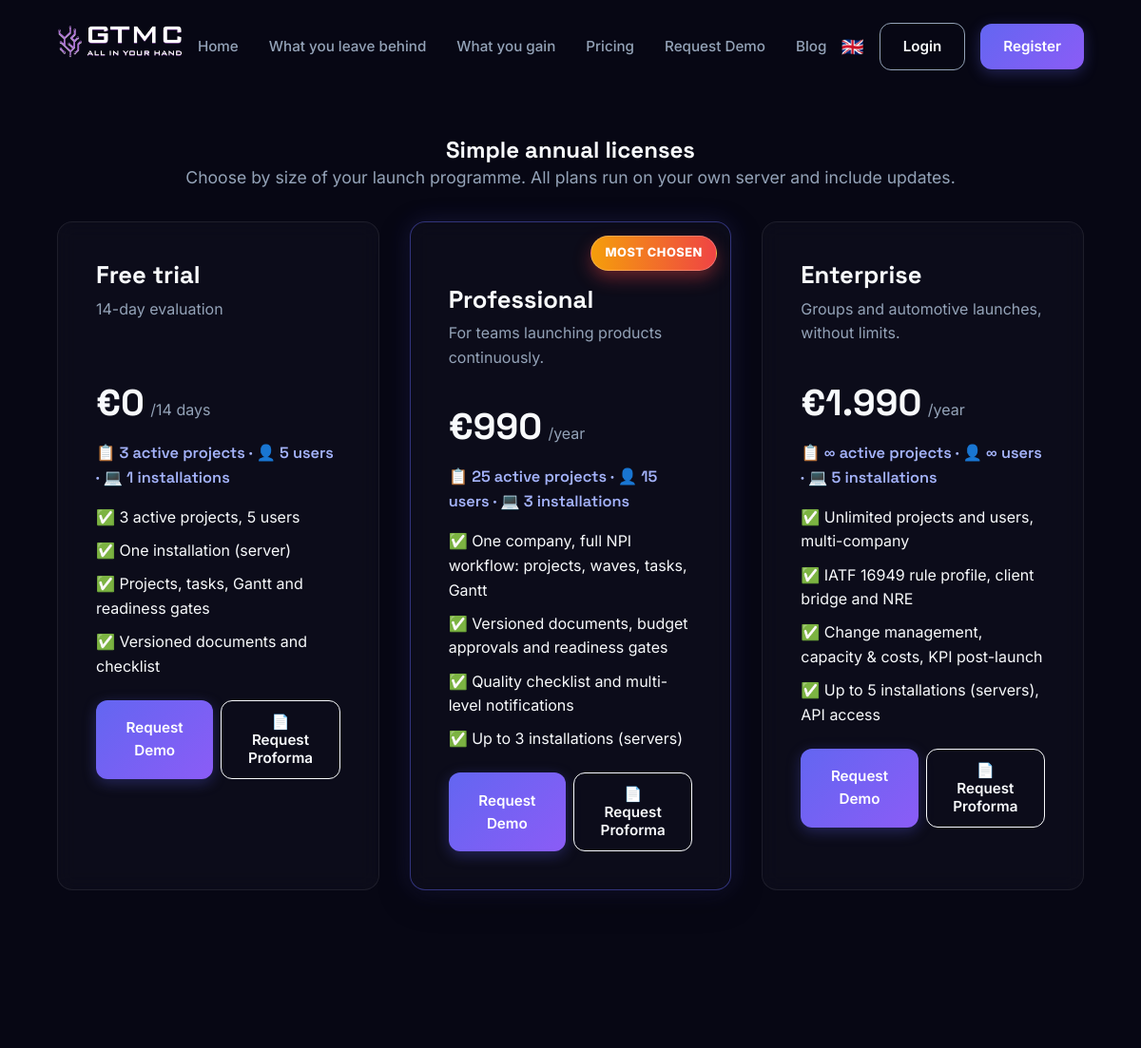
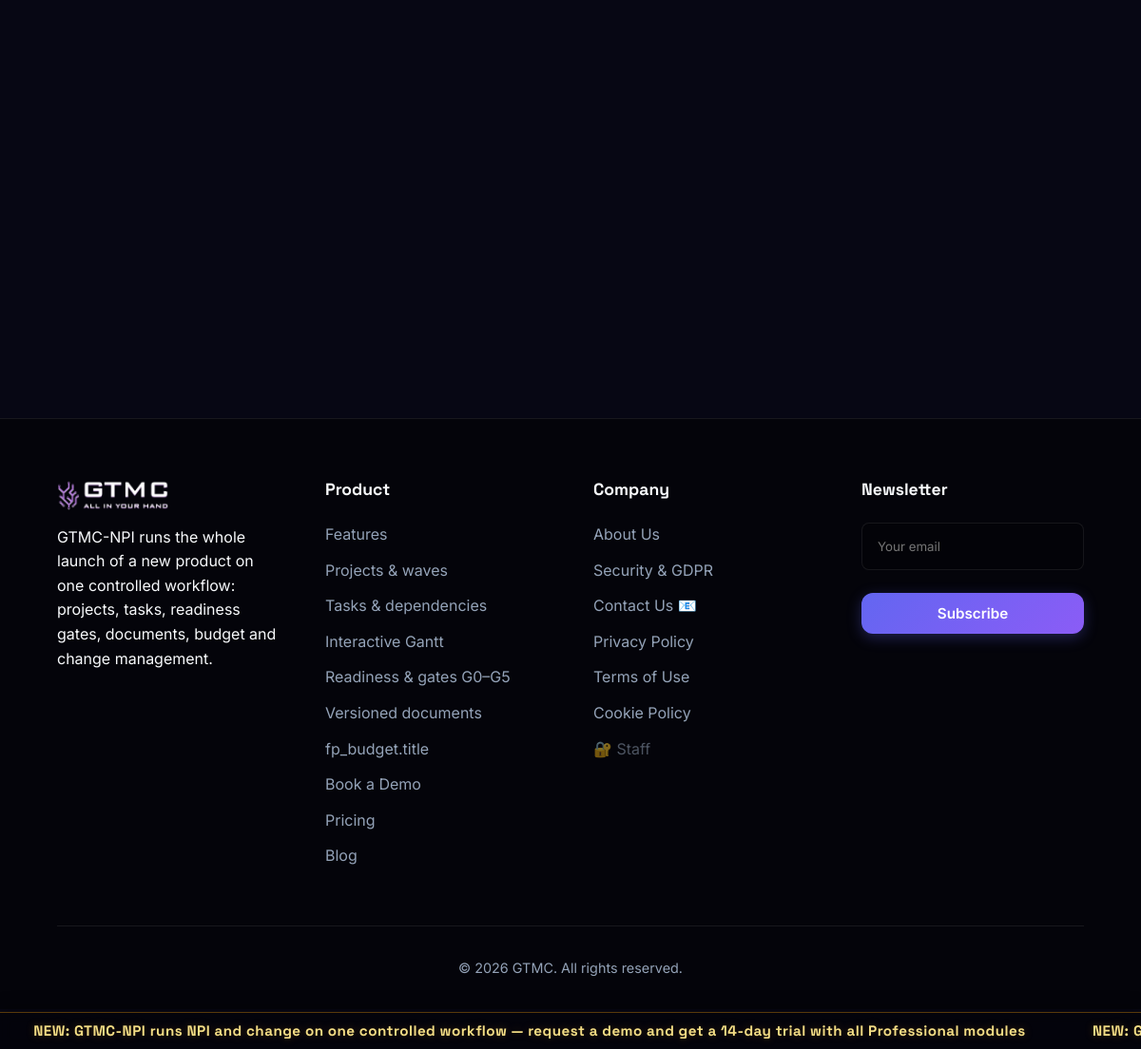
/pricing.php, run on the app's committed database (2 pictures, top to bottom).
### tables this page shows
CREATE TABLE IF NOT EXISTS `plans` (
    `id` INT AUTO_INCREMENT PRIMARY KEY,
    `product_id` INT NOT NULL,
    `slug` VARCHAR(50) NOT NULL COMMENT 'trial | professional | enterprise',
    `name` VARCHAR(100) NOT NULL,
    `price_eur` DECIMAL(10,2) NOT NULL DEFAULT 0,
    `billing_period` VARCHAR(20) NOT NULL DEFAULT 'year',
    `max_projects` INT DEFAULT NULL COMMENT 'Progetti NPI attivi; NULL = illimitati',
    `max_users` INT DEFAULT NULL COMMENT 'Utenti dell''app; NULL = illimitati',
    `max_activations` INT DEFAULT NULL COMMENT 'Installazioni (server) incluse nel piano',
    `sort_order` INT NOT NULL DEFAULT 0,
    `is_active` TINYINT(1) NOT NULL DEFAULT 1,
    `features` TEXT DEFAULT NULL,

    UNIQUE KEY `uq_plans_slug` (`slug`),
    INDEX `ix_plans_product` (`product_id`),
    INDEX `ix_plans_active_sort` (`is_active`, `sort_order`),

    CONSTRAINT `fk_plans_product` FOREIGN KEY (`product_id`)
        REFERENCES `products` (`id`) ON DELETE CASCADE ON UPDATE CASCADE
);

### includes/i18n.php (called while the page is built, shortened)
<?php
$_translations = [];
$_current_lang = DEFAULT_LANG;
function init_lang() {
    global $_current_lang, $_translations;
    $file = __DIR__ . '/../i18n/' . $_current_lang . '.json';
    if (file_exists($file)) {
        $_translations = json_decode(file_get_contents($file), true) ?: [];
    }
}
function _t_lookup($translations, $key) {
    $value = $translations;
    foreach (explode('.', $key) as $part) {
        if (is_array($value) && isset($value[$part])) {
            $value = $value[$part];
        } else {
            return null;
        }
    }
    return is_string($value) ? $value : null;
}
function t($key) {
    global $_translations, $_current_lang;
    $value = _t_lookup($_translations, $key);
    if ($value !== null) return $value;
    return $key;
}
function get_lang() {
    global $_current_lang;
    return $_current_lang;
}

### includes/auth.php (called while the page is built, shortened)
<?php
require_once __DIR__ . '/db.php';
function is_logged_in() {
    return isset($_SESSION['user_id']);
}

### includes/license_pricing.php (called while the page is built, shortened)
<?php
require_once __DIR__ . '/db.php';
function pricing_defaults() {
    return [
        'trial' => [
            'tier' => 'trial',
            'price_eur' => 0.00,
            'currency' => 'EUR',
            'billing_period' => 'trial',
            'max_projects' => 3,
            'max_users' => 5,
            'max_activations' => 1,
            'sort_order' => 0,
        ],
        'professional' => [
            'tier' => 'professional',
            'price_eur' => 990.00,
            'currency' => 'EUR',
            'billing_period' => 'year',
            'max_projects' => 25,
            'max_users' => 15,
            'max_activations' => 3,
            'sort_order' => 20,
        ],
        'enterprise' => [
            'tier' => 'enterprise',
            'price_eur' => 1990.00,
            'currency' => 'EUR',
            'billing_period' => 'year',
            'max_projects' => null,
            'max_users' => null,
            'max_activations' => 5,
            'sort_order' => 30,
        ],
    ];
}
function get_license_prices() {
    $prices = pricing_defaults();
    try {
        $rows = db_fetch_all("SELECT p.slug, p.price_eur, p.billing_period, p.sort_order, p.features,
                                     p.max_projects, p.max_users, p.max_activations
                              FROM plans p
                              JOIN products pr ON pr.id = p.product_id
                              WHERE pr.slug = 'npi' AND p.is_active = 1
                              ORDER BY p.sort_order ASC");
        foreach ($rows as $r) {
            $tier = $r['slug'];
            $prices[$tier]['price_eur'] = (float)$r['price_eur'];
            $prices[$tier]['currency'] = 'EUR';
            $prices[$tier]['billing_period'] = $r['billing_period'];
            $prices[$tier]['sort_order'] = (int)$r['sort_order'];
            $prices[$tier]['features'] = $r['features'] ? json_decode($r['features'], true) : [];
            $prices[$tier]['max_projects'] = array_key_exists('max_projects', $r) && $r['max_projects'] !== null ? (int)$r['max_projects'] : (pricing_defaults()[$tier]['max_projects'] ?? null);
            $prices[$tier]['max_users'] = array_key_exists('max_users', $r) && $r['max_users'] !== null ? (int)$r['max_users'] : (pricing_defaults()[$tier]['max_users'] ?? null);
            $prices[$tier]['max_activations'] = array_key_exists('max_activations', $r) && $r['max_activations'] !== null ? (int)$r['max_activations'] : (pricing_defaults()[$tier]['max_activations'] ?? null);
        }
    } catch (Exception $e) {
        error_log('get_license_prices: ' . $e->getMessage());
    }
    uasort($prices, function ($a, $b) {
        return $a['sort_order'] <=> $b['sort_order'];
    });
    return $prices;
}

### includes/db.php (called while the page is built, shortened)
<?php
require_once __DIR__ . '/config.php';
function get_db() {
    static $pdo = null;
    if ($pdo === null) {
        try {
            $dsn = 'mysql:host=' . DB_HOST . ';dbname=' . DB_NAME . ';charset=utf8mb4';
            $pdo = new PDO($dsn, DB_USER, DB_PASS, [
                PDO::ATTR_ERRMODE => PDO::ERRMODE_EXCEPTION,
                PDO::ATTR_DEFAULT_FETCH_MODE => PDO::FETCH_ASSOC,
                PDO::ATTR_EMULATE_PREPARES => false
            ]);
        } catch (PDOException $e) {
            error_log("GTMC-NPI DB connection failed: " . $e->getMessage());
            http_response_code(503);
            die('<div style="text-align:center;padding:4rem;font-family:sans-serif;color:#e2e8f0;background:#0f172a;min-height:100vh;display:flex;align-items:center;justify-content:center;"><div><h2 style="color:#f87171;">Service Temporarily Unavailable</h2><p style="color:#94a3b8;margin-top:1rem;">We are experiencing technical difficulties. Please try again later.</p></div></div>');
        }
    }
    return $pdo;
}
function db_query($sql, $params = []) {
    $stmt = get_db()->prepare($sql);
    $stmt->execute($params);
    return $stmt;
}
function db_fetch_all($sql, $params = []) {
    return db_query($sql, $params)->fetchAll();
}

### includes/config.php (called while the page is built, shortened)
<?php
function env($key, $default = '') {
    $v = $_ENV[$key] ?? getenv($key);
    return ($v === false || $v === null || $v === '') ? $default : $v;
}

### pricing.php (the view, shortened to what this page needs)
<?php
require_once __DIR__ . '/includes/config.php';
require_once __DIR__ . '/includes/i18n.php';
require_once __DIR__ . '/includes/auth.php';
require_once __DIR__ . '/includes/license_pricing.php';
$prices = get_license_prices();
require __DIR__ . '/includes/header.php';
?>
<section style="padding-top: 9rem; padding-bottom: 2rem;">
    <div class="section-heading reveal" style="margin-bottom: 2rem;">
        <h1><?= htmlspecialchars(t('pricing.title')) ?></h1>
        <p><?= htmlspecialchars(t('pricing.subtitle')) ?></p>
    </div>
    <div class="grid-3">
        <?php foreach ($prices as $tier => $row): ?>
            <?php
            $isProfessional = ($tier === 'professional');
            $price = number_format((float)$row['price_eur'], 0, ',', '.');
            $key_prefix = $tier;
            if ($tier === 'professional') $key_prefix = 'prof';
            if ($tier === 'enterprise') $key_prefix = 'ent';
            ?>
            <article class="glass-card reveal<?= $isProfessional ? ' pricing-card-professional' : '' ?>" style="position: relative; overflow: hidden;">
                <?php if ($isProfessional): ?>
                    <span class="pricing-ribbon-highlight"><?= htmlspecialchars(t('pricing.professional_promo_badge')) ?></span>
                <?php endif; ?>
                <h3 style="font-size:1.6rem; margin-bottom:0.5rem;"><?= htmlspecialchars(t('pricing.' . $tier . '_name')) ?></h3>
                <p style="color:var(--text-muted); min-height:3.5rem;"><?= htmlspecialchars(t('pricing.' . $tier . '_desc')) ?></p>
                <div style="margin:1.5rem 0 0.6rem; display:flex; align-items:baseline; gap:0.4rem;">
                    <span style="font-size:2.4rem; font-family:var(--font-display); font-weight:700;">€<?= $price ?></span>
                    <span style="color:var(--text-muted);">/<?= htmlspecialchars(t('pricing.period_' . $row['billing_period'])) ?></span>
                </div>
                <?php
                $fmt_limit = fn($v) => $v !== null && (int)$v > 0 ? (int)$v : '∞';
                $limits_line = '📋 ' . $fmt_limit($row['max_projects'] ?? null) . ' ' . htmlspecialchars(t('pricing.limit_projects'))
                    . ' · 👤 ' . $fmt_limit($row['max_users'] ?? null) . ' ' . htmlspecialchars(t('pricing.limit_users'))
                    . ' · 💻 ' . (int)($row['max_activations'] ?? 1) . ' ' . htmlspecialchars(t('pricing.limit_stations'));
                ?>
                <p style="margin:0 0 1rem; font-family:var(--font-display); font-weight:600; font-size:1.02rem; color:#a5b4fc;"><?= $limits_line ?></p>
                <ul style="list-style:none; display:grid; gap:0.6rem; margin-bottom:1.4rem; color:var(--text-main);">
                    <?php for ($i = 1; $i <= 4; $i++): ?>
                    <li>✅ <?= htmlspecialchars(t('pricing.' . $key_prefix . '_feature_' . $i)) ?></li>
                    <?php endfor; ?>
                </ul>
                <div style="display: flex; gap: 0.5rem; flex-wrap: wrap;">
                    <a href="/demo" class="btn btn-primary" style="flex:1; text-align:center;">
                        <?= htmlspecialchars(t('pricing.cta_request')) ?>
                    </a>
                    <button type="button" class="btn btn-outline js-proforma" style="flex:1; text-align:center; border-color: var(--accent); color: var(--accent);"
                            data-plan="<?= htmlspecialchars($tier) ?>"
                            data-name="<?= htmlspecialchars(t('pricing.' . $tier . '_name')) ?>"
                            data-price="<?= htmlspecialchars($price) ?>">
                        📄 <?= htmlspecialchars(t('pricing.request_proforma')) ?>
                    </button>
                </div>
            </article>
        <?php endforeach; ?>
    </div>
</section>
<?php require __DIR__ . '/includes/footer.php'; ?>

### includes/header.php (shortened to what this page needs)
<!DOCTYPE html>
<html lang="<?= get_lang() ?>">
<head>
    <link rel="stylesheet" href="/static/css/style.css?v=20261023a">
</head>
<body>
    <nav class="navbar" id="navbar">
        <a href="/" class="nav-brand"><img src="/static/images/logo.png" alt="GTMC-NPI" style="height:36px; filter: invert(1);"></a>
        <ul class="nav-links" id="navLinks">
            <li><a href="/"><?= t('nav.home') ?></a></li>
            <li><a href="/#ramuri"><?= t('sv.leave_title') ?></a></li>
            <li><a href="/#castiga"><?= t('sv.gain_title') ?></a></li>
            <li><a href="/pricing"><?= t('nav.pricing') ?></a></li>
            <li><a href="/demo?from=<?= urlencode($_SERVER['REQUEST_URI'] ?? '/') ?>"><?= t('nav.demo') ?></a></li>
            <li><a href="/blog"><?= t('nav.blog') ?></a></li>
        </ul>
        <div class="nav-actions" id="navActions">
            <div class="lang-switcher">
                <button class="lang-btn" aria-label="<?= htmlspecialchars(t('nav.language')) ?>">
                    <?php if (get_lang() == 'en'): ?>🇬🇧
                    <?php elseif (get_lang() == 'it'): ?>🇮🇹
                    <?php elseif (get_lang() == 'de'): ?>🇩🇪
                    <?php elseif (get_lang() == 'ro'): ?>🇷🇴
                    <?php elseif (get_lang() == 'fr'): ?>🇫🇷
                    <?php elseif (get_lang() == 'es'): ?>🇪🇸
                    <?php else: ?>🌐
                    <?php endif; ?>
                </button>
            </div>
            <?php if (is_logged_in()): ?>
                <a href="/auth/logout.php" class="btn btn-outline"><?= t('nav.logout') ?></a>
            <?php else: ?>
                <a href="/auth/login.php" class="btn btn-outline"><?= t('nav.login') ?></a>
                <a href="/auth/register.php" class="btn btn-primary"><?= t('nav.register') ?></a>
            <?php endif; ?>
        </div>
    </nav>
    <main>

### includes/footer.php (shortened to what this page needs)
    </main>
    <footer>
        <div class="footer-grid">
            <div class="footer-col">
                <img src="/static/images/logo.png" alt="GTMC-NPI" style="height:32px; filter: invert(1); margin-bottom:0.5rem;">
                <p><?= t('footer.about_text') ?></p>
            </div>
            <div class="footer-col">
                <h4><?= t('footer.product') ?></h4>
                <ul>
                    <li><a href="/features"><?= t('footer.features') ?></a></li>
                    <?php require_once __DIR__ . '/feature_list.php';
                    foreach (array_slice(npi_feature_pages(), 0, 6, true) as $f_slug => [$f_icon, $f_sec]): ?>
                    <li><a href="/<?= $f_slug ?>"><?= htmlspecialchars(t($f_sec . '.title')) ?></a></li>
                    <?php endforeach; ?>
                    <li><a href="/demo"><?= t('footer.demo') ?></a></li>
                    <li><a href="/pricing"><?= t('footer.pricing') ?></a></li>
                    <li><a href="/blog"><?= t('nav.blog') ?></a></li>
                </ul>
            </div>
            <div class="footer-col">
                <h4><?= t('footer.company') ?></h4>
                <ul>
                    <li><a href="/about"><?= t('footer.about') ?></a></li>
                    <li><a href="/security"><?= t('features.security') ?></a></li>
                    <li><a href="mailto:help@gtmc-npi.eu"><?= t('footer.contact') ?> 📧</a></li>
                    <li><a href="/privacy-policy"><?= t('footer.privacy') ?></a></li>
                    <li><a href="/terms-of-use"><?= t('footer.terms') ?></a></li>
                    <li><a href="/cookie-policy"><?= t('footer.cookies') ?></a></li>
                    <li><a href="/staff/login.php" style="opacity: 0.5; font-size: 1.0rem;">🔐 Staff</a></li>
                </ul>
            </div>
            <div class="footer-col">
                <h4><?= t('footer.newsletter') ?></h4>
                <form id="newsletterForm" novalidate>
                    <div class="form-group">
                        <input type="email" name="email" class="form-control" required maxlength="200" placeholder="<?= t('footer.email_placeholder') ?>" aria-label="<?= htmlspecialchars(t('footer.email_placeholder')) ?>">
                    </div>
                    <button type="submit" class="btn btn-primary" style="width:100%"><?= t('footer.subscribe') ?></button>
                    <p id="newsletterMsg" role="status" style="margin-top:0.6rem;font-size:0.9rem;min-height:1.2em;"></p>
                </form>
            </div>
        </div>
        <div class="footer-bottom">
            &copy; 2026 GTMC. <?= t('footer.rights') ?>
        </div>
    </footer>
    <div class="promo-marquee promo-marquee-bottom" aria-label="<?= htmlspecialchars(t('promo.label')) ?>">
        <div class="promo-marquee-track">
            <span class="promo-marquee-item"><?= htmlspecialchars(t('promo.ticker')) ?></span>
            <span class="promo-marquee-item" aria-hidden="true"><?= htmlspecialchars(t('promo.ticker')) ?></span>
        </div>
    </div>
</body>
</html>

### data on the page
plans: tier "Free trial", tier "14-day evaluation", price_eur "0", billing_period "14 days", limits_line "📋 3 active projects · 👤 5 users · 💻 1 installations", i "3 active projects, 5 users", i "One installation (server)", i "Projects, tasks, Gantt and readiness gates", i "Versioned documents and checklist"
plans: tier "Professional", tier "For teams launching products continuously.", price_eur "990", billing_period "year", limits_line "📋 25 active projects · 👤 15 users · 💻 3 installations", i "One company, full NPI workflow: projects, waves, tasks, Gantt", i "Versioned documents, budget approvals and readiness gates", i "Quality checklist and multi-level notifications", i "Up to 3 installations (servers)"
plans: slug "Enterprise", slug "Groups and automotive launches, without limits.", price_eur "1.990", billing_period "year", limits_line "📋 ∞ active projects · 👤 ∞ users · 💻 5 installations", slug "Unlimited projects and users, multi-company", slug "IATF 16949 rule profile, client bridge and NRE", slug "Change management, capacity & costs, KPI post-launch", slug "Up to 5 installations (servers), API access"

### other printed values
t('nav.home') "Home"
t('sv.leave_title') "What you leave behind"
t('sv.gain_title') "What you gain"
t('nav.pricing') "Pricing"
t('nav.demo') "Request Demo"
t('nav.blog') "Blog"
t('nav.login') "Login"
t('nav.register') "Register"
t('pricing.title') "Simple annual licenses"
t('pricing.subtitle') "Choose by size of your launch programme. All plans run on your own server and include updates."
t('footer.about_text') "GTMC-NPI runs the whole launch of a new product on one controlled workflow: projects, tasks, readiness gates, documents, budget and change management."
t('footer.product') "Product"
t('footer.features') "Features"
t($f_sec . '.title') "Projects & waves"
t($f_sec . '.title') "Tasks & dependencies"
